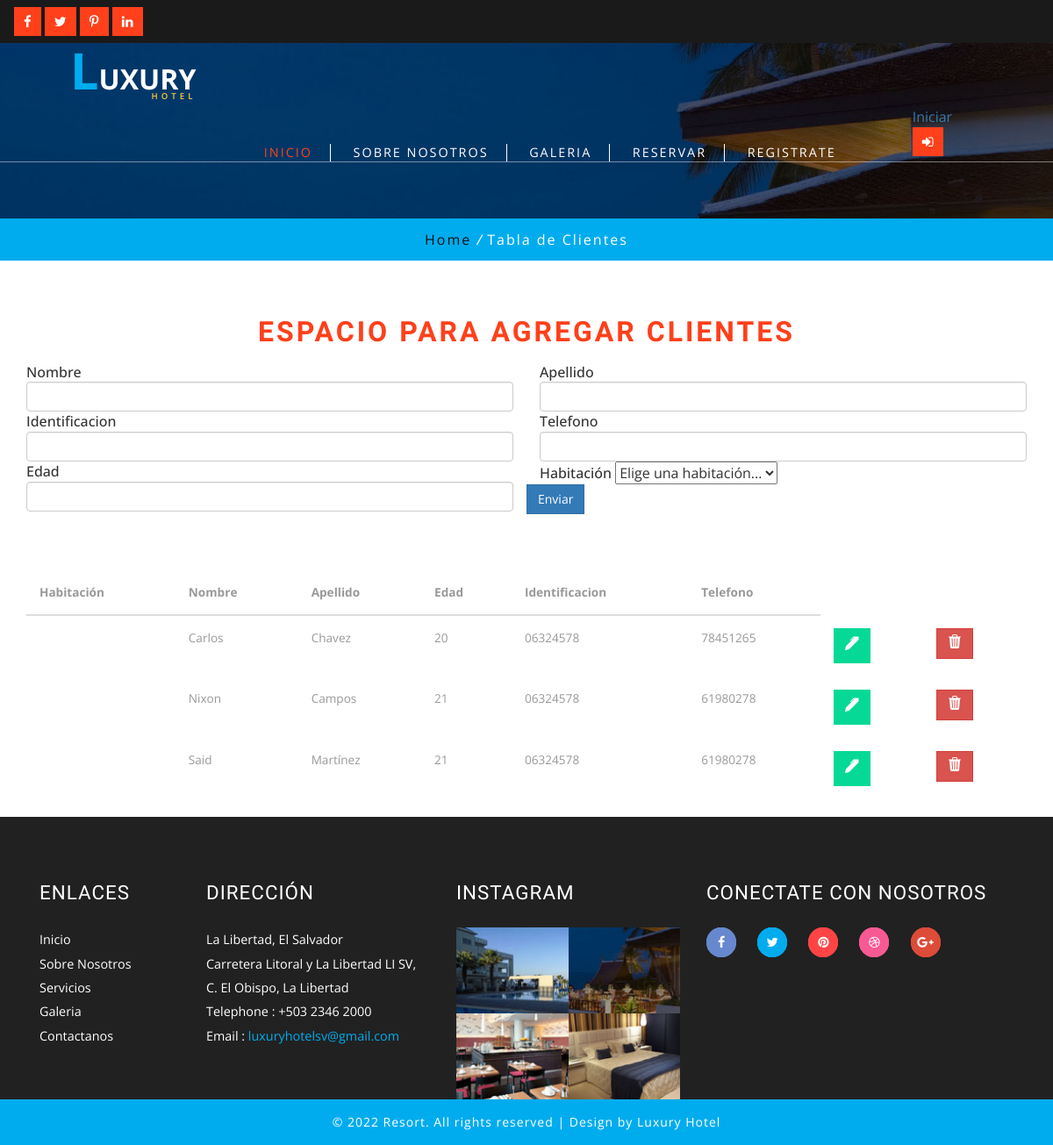
/hotel/mostrarclientes/, run on the app's committed database.
### Hotel_app/models.py (models this page shows, shortened)
class tblcliente(models.Model):#######CLIENTE
    habitacion = models.CharField(max_length=200, null= True)
    nombre = models.CharField(max_length=200)
    apellido = models.CharField(max_length=200)
    edad = models.IntegerField(default='0')
    identificacion = models.CharField(max_length=20)
    telefono = models.CharField(max_length=15)

### Hotel_app/views.py (the view)
# urls.py: path('mostrarclientes/', adminclientes),
def adminclientes(request):
    listacli = tblcliente.objects.all()
    return render(request,'mostrarclientes.html', {"cliente":listacli})

### Hotel_app/Templates/mostrarclientes.html (shortened to what this page needs)
{%load static%}
<!DOCTYPE html>
<html>
<head>
<link href="{%static 'lib/web/css/bootstrap.css'%}" rel="stylesheet" type="text/css" media="all" />
<link rel="stylesheet" href="{%static 'lib/web/css/flexslider.css'%}" type="text/css" media="screen" property="" />
<link rel="stylesheet" type="text/css" href="{%static 'lib/web/css/zoomslider.css'%}" />
<link rel="stylesheet" type="text/css" href="{%static 'lib/web/css/style.css'%}" />
<link href="{%static 'lib/web/css/font-awesome.css'%}" rel="stylesheet">
</head>
<body>
  <div class="w3layouts-top-strip">
			{%include 'banner.html'%}
		</div>
	<div id="demo-1" class="banner-inner">
        {%include 'header.html'%}
		</div>
		 </div>
	<div class="w3_breadcrumb">
	<div class="breadcrumb-inner">
			<ul>
				<li><a href="http://127.0.0.1:8000/hotel/index/">Home</a> <i>/</i></li>
				<li>Tabla de Clientes </li>
			</ul>
		</div>
	</div>
<div class="w3_content_agilleinfo_inner">
		<div class="container">
			<h2 class="w3l-inner-h-title">Espacio para agregar clientes</h2>
				<form class="row g-3" action="/hotel/addcliente/" method="post"> {% csrf_token %}
					<div class="col-md-6">
					  <label for="inputEmail4" class="form-label">Nombre</label>
					  <input type="text" class="form-control" id="inputnombre" name = "inputnombre">
					</div>
					<div class="col-md-6">
					  <label for="inputPassword4" class="form-label">Apellido</label>
					  <input type="text" class="form-control" id="inputapellido" name = "inputapellido">
					</div>
					<div class="col-md-6">
						<label for="inputEmail4" class="form-label">Identificacion</label>
						<input type="text" class="form-control" id="inputid" name = "inputid">
					  </div>
					  <div class="col-md-6">
						<label for="inputPassword4" class="form-label">Telefono</label>
						<input type="text" class="form-control" id="inputtelefono" name = "inputtelefono">
					  </div>
					<div class="col-md-6">
					  <label for="inputZip" class="form-label">Edad</label>
					  <input type="number" min="18" class="form-control" id="inputedad" name = "inputedad">
					</div>
					<div class="col-md-6">
					  <label for="inputState" class="form-label">Habitación</label>
					  <select id="inputhabitacion" name = "inputhabitacion" class="form-select" >
						<option  selected>Elige una habitación...</option>
					  </select>
					</div>
					<div class="col-12">
					  <button type="submit"  class="btn btn-primary">Enviar</button>
					</div>
				  </form>
		</div>
	</div>
		<div class="container">
			<div class="col-6">
				<table class="table">
					<thead class="thead-dark">
						<tr>
							<th scope="col">Habitación</th>
							<th scope="col">Nombre</th>
							<th scope="col">Apellido</th>
							<th scope="col">Edad</th>
							<th scope="col">Identificacion</th>
							<th scope="col">Telefono</th>
						</tr>
					</thead>
					<tbody>
						{%for cli in cliente%}
						<tr>
							<td>{{cli.habitacion_id}}</td>
							<td>{{cli.nombre}}</td>
							<td>{{cli.apellido}}</td>
							<td>{{cli.edad}}</td>
							<td>{{cli.identificacion}}</td>
							<td>{{cli.telefono}}</td>
							<td><a href="/editcliente/{{cli.id}}" class="btn btn-warning">
							</a>
							</td>
							<td><a href= "/delcliente/{{cli.id}}" class="btn btn-danger">
							</a>
							</td>
						</tr>
						{%endfor%}
					</tbody>
				</table>
			</div>
		</div>
	{%include 'footer.html'%}
</body>
</html>

### data on the page
tblcliente: nombre "Carlos", apellido "Chavez", edad "20", identificacion "06324578", telefono "78451265"
tblcliente: nombre "Nixon", apellido "Campos", edad "21", identificacion "06324578", telefono "61980278"
tblcliente: nombre "Said", apellido "Martínez", edad "21", identificacion "06324578", telefono "61980278"
